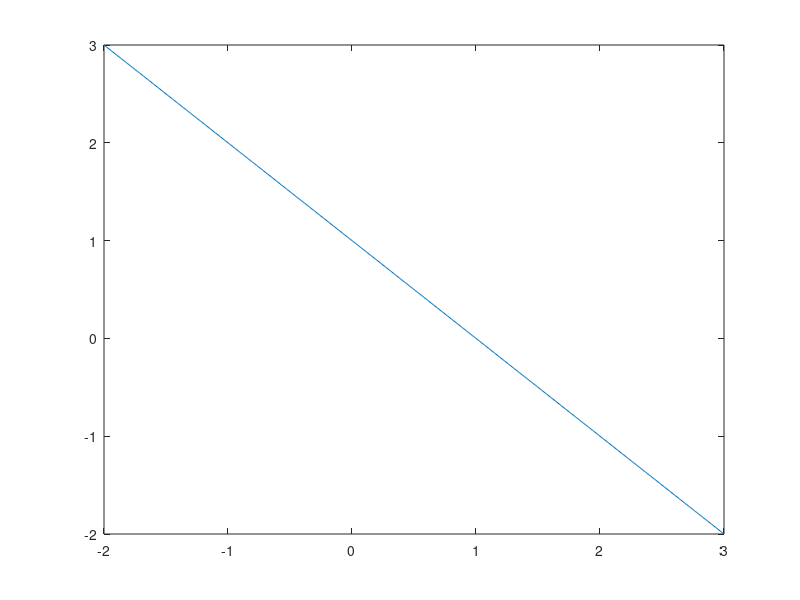

MATLAB code to generate this figure:
% Octave Script
% Title			:Sumatoria de Riemann_supeiores_e_inferiores.
% Description		:Script para desarrrollar el ejericio 3 de la actividad Sumatoria de Riemann_supeiores_e_inferiores.
% Author		:Orlando Espinoza Valentin (Orlando-Esp) espinozaorlando978@gmail.com
% Date			:20210429
% sion		        :1
% Usage			:octave> /path/SumasSuperiores,SumasInferioresOrlandoEspinozaValentin3202
% Notes			:Requiere aplicacion octave-online usar en consola preferentemente. 
%program execution page :https://octave-online.net
clear
fprintf ('El  AREA del ejercicio es 13/2u^2')
fprintf ('Grafica')
x=-2:0.01:3;
y=(-x+1);
plot(x,y)
